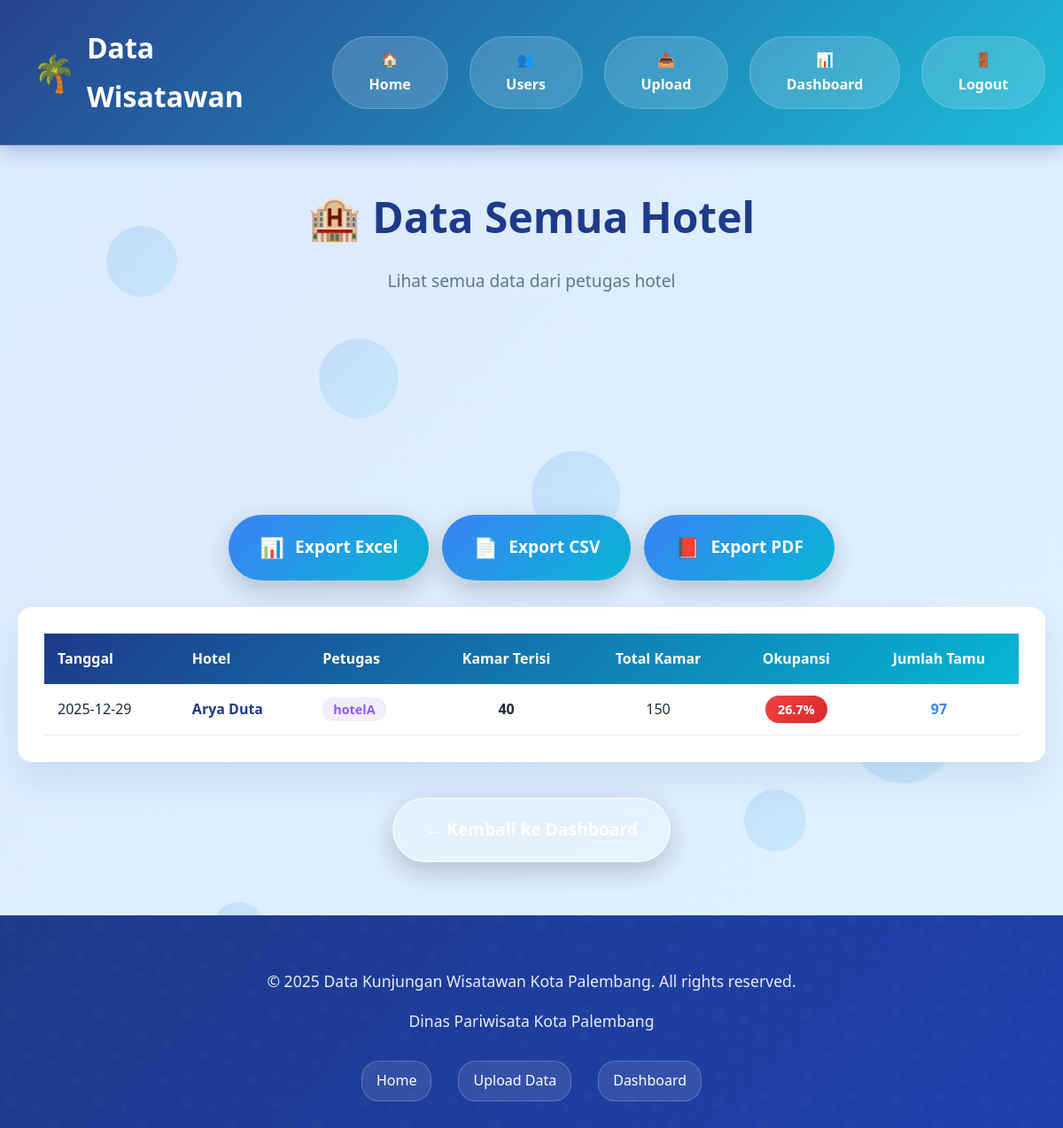
Page /admin/hotel-data (signed in) on the committed database.
### tables this page shows
CREATE TABLE hotel_data (
            id INTEGER PRIMARY KEY AUTOINCREMENT,
            user_id INTEGER NOT NULL,
            date TEXT NOT NULL,
            occupied_rooms INTEGER NOT NULL,
            guest_count INTEGER NOT NULL,
            created_at TIMESTAMP DEFAULT CURRENT_TIMESTAMP,
            FOREIGN KEY (user_id) REFERENCES users(id)
        );

CREATE TABLE hotel_info (
            id INTEGER PRIMARY KEY AUTOINCREMENT,
            user_id INTEGER NOT NULL,
            hotel_name TEXT NOT NULL,
            total_rooms INTEGER NOT NULL,
            created_at TIMESTAMP DEFAULT CURRENT_TIMESTAMP,
            FOREIGN KEY (user_id) REFERENCES users(id)
        );

CREATE TABLE users (
            id INTEGER PRIMARY KEY AUTOINCREMENT,
            username TEXT UNIQUE NOT NULL,
            password_hash TEXT NOT NULL,
            role TEXT NOT NULL,
            email TEXT,
            created_at TIMESTAMP DEFAULT CURRENT_TIMESTAMP
        );

### app.py (the view)
@app.route('/admin/hotel-data')
@login_required
@role_required('admin')
def admin_hotel_data():
    conn = get_db_connection()
    cursor = conn.cursor()
    cursor.execute('''
        SELECT
            hd.id,
            hd.date,
            hd.occupied_rooms,
            hd.guest_count,
            hi.hotel_name,
            hi.total_rooms,
            u.username,
            hd.created_at
        FROM hotel_data hd
        JOIN hotel_info hi ON hd.user_id = hi.user_id
        JOIN users u ON hd.user_id = u.id
        ORDER BY hd.date DESC
    ''')
    rows = cursor.fetchall()
    conn.close()
    data = []
    for row in rows:
        occupancy_rate = (row['occupied_rooms'] / row['total_rooms'] * 100) if row['total_rooms'] > 0 else 0
        data.append({
            'id': row['id'],
            'date': row['date'],
            'hotel_name': row['hotel_name'],
            'username': row['username'],
            'occupied_rooms': row['occupied_rooms'],
            'total_rooms': row['total_rooms'],
            'guest_count': row['guest_count'],
            'occupancy_rate': round(occupancy_rate, 1),
            'created_at': row['created_at']
        })
    return render_template('admin/hotel_data.html', data=data)

### app.py (called while the page is built)
@login_manager.user_loader
def load_user(user_id):
    return User.get_by_id(Config.DATABASE, int(user_id))

def get_db_connection():
    conn = sqlite3.connect(app.config['DATABASE'])
    conn.row_factory = sqlite3.Row
    return conn

### models.py (called while the page is built)
    @staticmethod
    def get_by_id(db_path, user_id):
        conn = sqlite3.connect(db_path)
        conn.row_factory = sqlite3.Row
        cursor = conn.cursor()
        cursor.execute('SELECT * FROM users WHERE id = ?', (user_id,))
        row = cursor.fetchone()
        conn.close()
        if row:
            return User(
                id=row['id'],
                username=row['username'],
                password_hash=row['password_hash'],
                role=row['role'],
                email=row['email'],
                created_at=row['created_at']
            )
        return None

### templates/admin/hotel_data.html (shortened to what this page needs)
{% extends "base.html" %}
{% block content %}
<div class="container" style="margin-top: 40px; margin-bottom: 60px;">
  <div class="page-header" style="text-align: center; margin-bottom: 50px;">
    <h1 style="font-size: 3rem; color: var(--primary-blue); margin-bottom: 15px;">
      🏨 Data Semua Hotel
    </h1>
    <p style="color: var(--text-light); font-size: 1.2rem;">
      Lihat semua data dari petugas hotel
    </p>
  </div>
  {% if data %}
  <div class="stats-summary" style="display: grid; grid-template-columns: repeat(auto-fit, minmax(200px, 1fr)); gap: 20px; margin-bottom: 40px;">
  </div>
  <div style="text-align: center; margin-bottom: 30px;">
    <div style="display: inline-flex; gap: 15px; flex-wrap: wrap;">
      <a href="{{ url_for('admin_export_hotel_data', format='excel') }}" class="btn btn-primary">
        <span>📊</span> Export Excel
      </a>
      <a href="{{ url_for('admin_export_hotel_data', format='csv') }}" class="btn btn-primary">
        <span>📄</span> Export CSV
      </a>
      <a href="{{ url_for('admin_export_hotel_data', format='pdf') }}" class="btn btn-primary">
        <span>📕</span> Export PDF
      </a>
    </div>
  </div>
  <div class="data-table-container" style="background: white; border-radius: 16px; padding: 30px; box-shadow: 0 20px 40px rgba(30, 58, 138, 0.1);">
    <div style="overflow-x: auto;">
      <table style="width: 100%; border-collapse: collapse;">
        <thead>
          <tr style="background: linear-gradient(135deg, #1e3a8a, #06b6d4); color: white;">
            <th style="padding: 15px; text-align: left; font-weight: 600;">Tanggal</th>
            <th style="padding: 15px; text-align: left; font-weight: 600;">Hotel</th>
            <th style="padding: 15px; text-align: left; font-weight: 600;">Petugas</th>
            <th style="padding: 15px; text-align: center; font-weight: 600;">Kamar Terisi</th>
            <th style="padding: 15px; text-align: center; font-weight: 600;">Total Kamar</th>
            <th style="padding: 15px; text-align: center; font-weight: 600;">Okupansi</th>
            <th style="padding: 15px; text-align: center; font-weight: 600;">Jumlah Tamu</th>
          </tr>
        </thead>
        <tbody>
          {% for item in data %}
          <tr style="border-bottom: 1px solid #e2e8f0; transition: background 0.3s;" onmouseover="this.style.background='#f8fafc'" onmouseout="this.style.background='white'">
            <td style="padding: 15px;">{{ item.date }}</td>
            <td style="padding: 15px; font-weight: 600; color: var(--primary-blue);">{{ item.hotel_name }}</td>
            <td style="padding: 15px;">
              <span style="background: rgba(139, 92, 246, 0.1); color: #8b5cf6; padding: 4px 12px; border-radius: 12px; font-size: 0.9rem; font-weight: 600;">
                {{ item.username }}
              </span>
            </td>
            <td style="padding: 15px; text-align: center; font-weight: 600;">{{ item.occupied_rooms }}</td>
            <td style="padding: 15px; text-align: center;">{{ item.total_rooms }}</td>
            <td style="padding: 15px; text-align: center;">
              <span style="background: {% if item.occupancy_rate >= 80 %}linear-gradient(135deg, #10b981, #059669){% elif item.occupancy_rate >= 50 %}linear-gradient(135deg, #f59e0b, #d97706){% else %}linear-gradient(135deg, #ef4444, #dc2626){% endif %}; color: white; padding: 6px 14px; border-radius: 20px; font-weight: 600; font-size: 0.9rem;">
                {{ item.occupancy_rate }}%
              </span>
            </td>
            <td style="padding: 15px; text-align: center; font-weight: 600; color: var(--secondary-blue);">{{ item.guest_count }}</td>
          </tr>
          {% endfor %}
        </tbody>
      </table>
    </div>
  </div>
  {% endif %}
  <div style="margin-top: 40px; text-align: center;">
    <a href="{{ url_for('admin_home') }}" class="btn btn-secondary">
    </a>
  </div>
</div>
{% endblock %}

### static/css/style.css (style rules this page uses)
:root { --primary-blue: #1e3a8a; --secondary-blue: #3b82f6; --aqua: #06b6d4; --light-aqua: #67e8f9; --dark-blue: #1e40af; --light-blue: #dbeafe; --gradient-primary: linear-gradient(135deg, #1e3a8a 0%, #06b6d4 100%); --gradient-secondary: linear-gradient(135deg, #3b82f6 0%, #06b6d4 100%); --gradient-light: linear-gradient(135deg, #dbeafe 0%, #e0f2fe 100%); --gradient-card: linear-gradient( 135deg, rgba(30, 58, 138, 0.1) 0%, rgba(6, 182, 212, 0.1) 100% ); --white: #ffffff; --light-gray: #f8fafc; --text-dark: #1e293b; --text-light: #64748b; --success: #10b981; --warning: #f59e0b; --error: #ef4444; --shadow: 0 20px 40px rgba(30, 58, 138, 0.1); --shadow-hover: 0 30px 60px rgba(30, 58, 138, 0.15); --radius: 16px; --transition: all 0.4s cubic-bezier(0.25, 0.46, 0.45, 0.94); }
* { margin: 0; padding: 0; box-sizing: border-box; }
html { scroll-behavior: smooth; }
body { font-family: "Segoe UI", Tahoma, Geneva, Verdana, sans-serif; background: var(--gradient-light); color: var(--text-dark); line-height: 1.7; overflow-x: hidden; min-height: 100vh; display: flex; flex-direction: column; }
.container { max-width: 1200px; margin: 0 auto; padding: 0 20px; }
.btn { padding: 18px 35px; border: none; border-radius: 50px; cursor: pointer; text-decoration: none; display: inline-flex; align-items: center; justify-content: center; gap: 12px; text-align: center; transition: var(--transition); font-size: 1.2rem; font-weight: 700; position: relative; overflow: hidden; box-shadow: 0 10px 30px rgba(0, 0, 0, 0.2); transform: translateY(0); }
.btn::before { content: ""; position: absolute; top: 0; left: -100%; width: 100%; height: 100%; background: linear-gradient( 90deg, transparent, rgba(255, 255, 255, 0.3), transparent ); transition: left 0.7s ease; z-index: 1; }
.btn-primary { background: var(--gradient-secondary); color: white; }
.btn-secondary { background: rgba(255, 255, 255, 0.2); color: white; border: 2px solid rgba(255, 255, 255, 0.4); backdrop-filter: blur(10px); }
.btn span { font-size: 1.4rem; transition: var(--transition); position: relative; z-index: 2; }

### rows in the picture
hotel_data: date "2025-12-29", hotel_name "Arya Duta", username "hotelA", occupied_rooms "40", total_rooms "150", occupancy_rate "26.7", guest_count "97"
